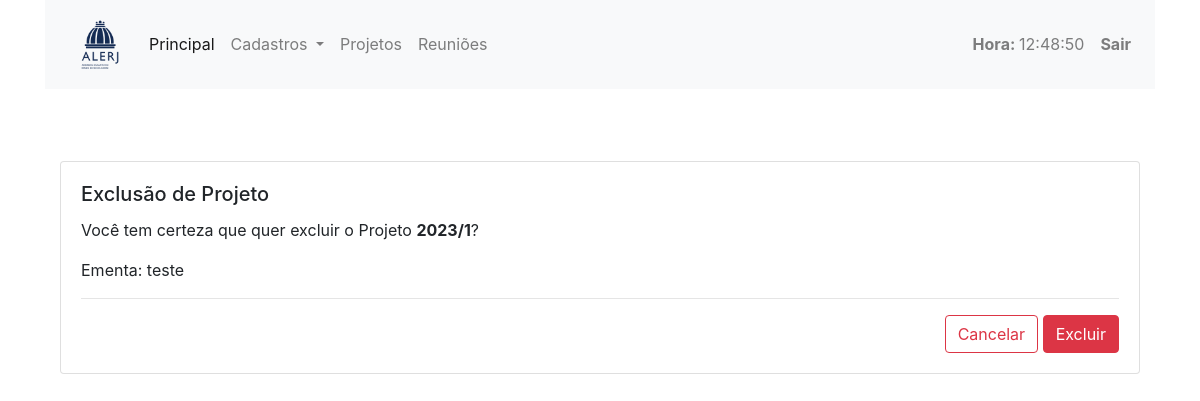
/cadastro/projetoexcluir/1 (signed in), run on an earlier commit of the app's database.
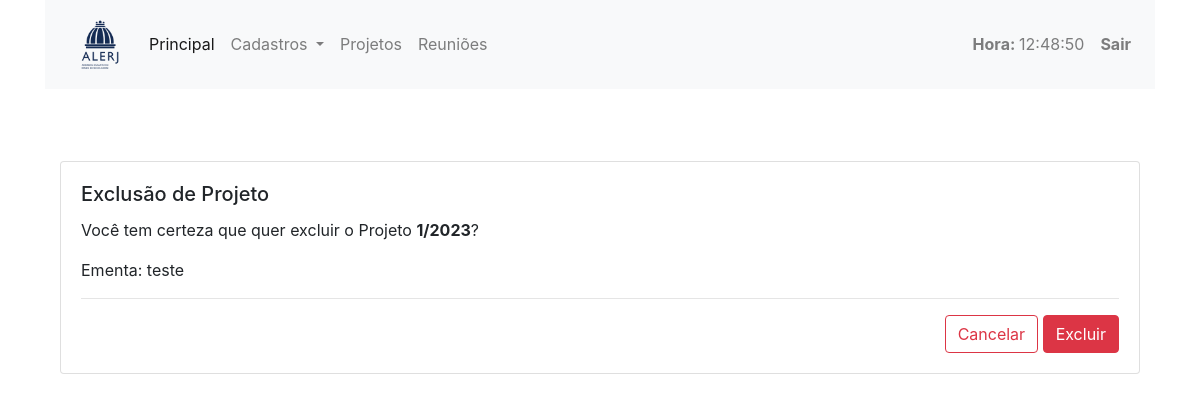
And on a later commit of the database.
### cadastro/models.py (models this page shows, shortened)
class Projeto(models.Model):
    PERGUNTA_CHOICES = (
        ("S", "Sim"),
        ("N", "Não"),
    )
    ano = models.IntegerField(null=False, blank=False)
    numero = models.IntegerField(null=False, blank=False)
    ementa = models.CharField(max_length=2000)
    autor = models.ForeignKey(Deputado, on_delete=models.PROTECT, related_name='autor_projeto', default=None)
    relator = models.ForeignKey(Deputado, on_delete=models.PROTECT, related_name='relator_projeto', default=None, blank=True, null=True)
    observacao = models.CharField(max_length=2000, default=None, null=True)
    tem_parecer = models.BooleanField(default=False, null=True)
    reuniao = models.IntegerField(default=None, null=True)
    esta_na_comissao = models.CharField(choices=PERGUNTA_CHOICES, max_length=1, default="N", null=True)
    parecer_notes = models.CharField(choices=PERGUNTA_CHOICES, max_length=1, default="N", null=True)
    numero_lei = models.CharField(max_length=50, blank=None, null=True)
    data_atualizacao = models.DateTimeField('Data Atualização', default=timezone.now)
    class Meta:
        ordering = ['-ano', '-numero']
        unique_together = ('ano', 'numero',)

### cadastro/views.py (the view)
# urls.py: path('projetoexcluir/<int:pk>', ProjetoDeleteView.as_view(), name='projeto_excluir'),  # EXCLUI
class ProjetoDeleteView(LoginRequiredMixin, DeleteView):
    template_name = "cadastro/projeto/projeto_excluir.html"
    model = Projeto
    fields = '__all__'
    context_object_name = 'projeto'
    success_url = reverse_lazy("lista_projetos")

### cadastro/templatetags/tempo_atual.py (called while the page is built)
@register.simple_tag
def tempo_atual():
    return datetime.datetime.now().strftime('%H:%M:%S')

### cadastro/templates/cadastro/projeto/projeto_excluir.html (shortened to what this page needs)
{% extends "cadastro/_layouts/base.html" %}
{% load widget_tweaks %}
{% block conteudo %}
  <div class="container mt-5">
    <div class="card">
      <div class="card-body">
        <h5 class="card-title">Exclusão de Projeto</h5>
        <p class="card-text">
          Você tem certeza que quer excluir o Projeto
          <b>{{ projeto.numero }}/{{ projeto.ano }}</b>?
        </p>
        <p class="card-text">
          Ementa: {{ projeto.ementa }}
        </p>
        <form method="post">
          <hr />
          <div class="text-right">
            <a href="{% url 'lista_projetos' %}" class="btn btn-outline-danger">Cancelar</a>
            <button class="btn btn-danger">Excluir</button>
          </div>
        </form>
      </div>
    </div>
  </div>
{% endblock %}

What changed in the data, as far as the page shows it:
changed Projeto "teste": numero "2023" → "1"; ano "1" → "2023"
